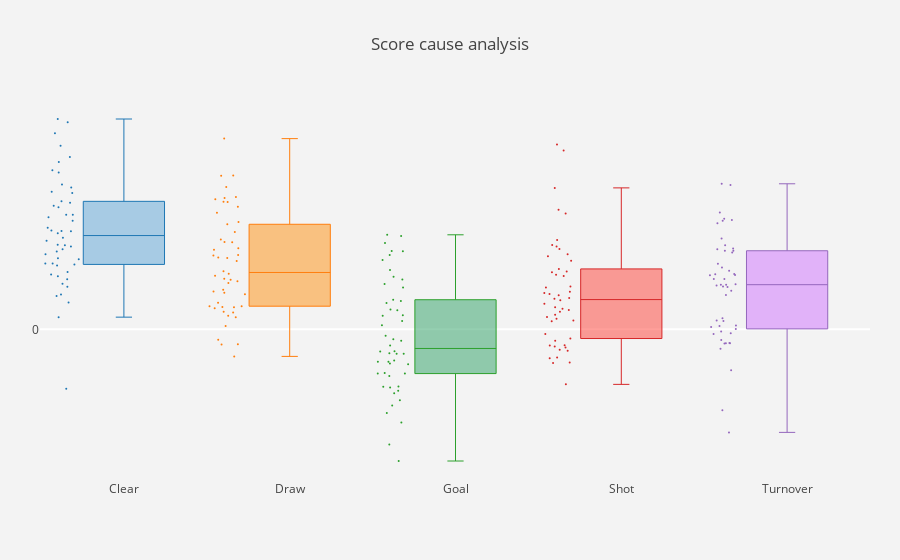

Notebook code cell kept with this figure:
### Code cell
# https://plot.ly/python/box-plots/

import plotly.plotly as py
import plotly.graph_objs as go
import numpy as np

x_data = ['Clear','Draw',
          'Goal', 'Shot','Turnover',]

y0 = np.random.randn(50)+1.94
y1 = np.random.randn(50)+1.47
y2 = np.random.randn(50)+0.02
y3 = np.random.randn(50)+0.62
y4 = np.random.randn(50)+0.91

y_data = [y0,y1,y2,y3,y4]

colors = ['rgba(93, 164, 214, 0.5)', 'rgba(255, 144, 14, 0.5)', 'rgba(44, 160, 101, 0.5)', 'rgba(255, 65, 54, 0.5)', 'rgba(207, 114, 255, 0.5)', 'rgba(127, 96, 0, 0.5)']

traces = []

for xd, yd, cls in zip(x_data, y_data, colors):
        traces.append(go.Box(
            y=yd,
            name=xd,
            boxpoints='all',
            jitter=0.5,
            whiskerwidth=0.2,
            fillcolor=cls,
            marker=dict(
                size=2,
            ),
            line=dict(width=1),
        ))

layout = go.Layout(
    title='Score cause analysis',
    yaxis=dict(
        autorange=True,
        showgrid=True,
        zeroline=True,
        dtick=5,
        gridcolor='rgb(255, 255, 255)',
        gridwidth=1,
        zerolinecolor='rgb(255, 255, 255)',
        zerolinewidth=2,
    ),
    margin=dict(
        l=40,
        r=30,
        b=80,
        t=100,
    ),
    paper_bgcolor='rgb(243, 243, 243)',
    plot_bgcolor='rgb(243, 243, 243)',
    showlegend=False
)

fig = go.Figure(data=traces, layout=layout)
iplot(fig)

### Figure 1 — Plotly figure (JSON) as saved in the notebook; plotly's stock layout.template omitted (floating-point values rounded to 4 significant figures)
{"data": [{"boxpoints": "all", "fillcolor": "rgba(93, 164, 214, 0.5)", "jitter": 0.5, "line": {"width": 1}, "marker": {"size": 2}, "name": "Clear", "type": "box", "uid": "1c40f2dc-a697-4d3a-b8a6-a0cd23a92477", "whiskerwidth": 0.2, "y": [0.6437, 1.955, 1.228, 1.369, 1.269, 2.379, 2.65, 2.092, 3.988, 1.021, 2.207, 2.731, 1.544, 1.447, 1.849, 3.224, 1.621, 1.499, -1.146, 2.789, 1.25, 1.891, 1.707, 1.266, 3.318, 0.5157, 2.466, 3.538, 2.158, 1.054, 3.021, 1.893, 3.778, 2.35, 3.065, 0.2341, 4.052, 1.764, 1.905, 0.6712, 0.9659, 2.627, 1.63, 1.595, 2.209, 1.348, 2.439, 0.8214, 1.102, 0.8783]}, {"boxpoints": "all", "fillcolor": "rgba(255, 144, 14, 0.5)", "jitter": 0.5, "line": {"width": 1}, "marker": {"size": 2}, "name": "Draw", "type": "box", "uid": "b04f06d8-4d64-4812-8f43-929abfeadf2f", "whiskerwidth": 0.2, "y": [0.2327, 0.6735, 0.9749, 1.121, -0.2896, 2.55, 0.423, 2.96, 0.8922, 0.262, 3.674, 0.5138, 0.9563, 1.434, 0.3361, 1.069, 2.361, 2.245, 1.374, 0.3256, 0.7301, 2.024, 0.06296, 0.4453, 0.4464, 2.505, 2.529, 2.961, 1.685, 2.455, 2.744, 2.457, 1.385, 1.679, 0.4305, 0.7019, 0.4038, -0.2034, 1.532, -0.5222, 1.563, 1.422, 0.7627, 1.729, 0.9236, -0.2916, 1.031, 2.069, 1.876, 1.318]}, {"boxpoints": "all", "fillcolor": "rgba(44, 160, 101, 0.5)", "jitter": 0.5, "line": {"width": 1}, "marker": {"size": 2}, "name": "Goal", "type": "box", "uid": "7035587e-130d-4914-ad9e-4f68d129604e", "whiskerwidth": 0.2, "y": [1.338, 0.5078, -0.1224, -1.795, -0.1931, 1.431, -0.624, -1.231, -0.8438, 0.3665, 0.9597, -1.467, -0.6569, 0.5465, -1.119, -0.4254, 0.382, -0.9001, -0.6001, 1.504, 0.2591, -0.6718, -0.8532, -0.4688, -1.611, 0.2726, 1.663, 0.1606, -1.368, 1.013, -2.538, -0.4251, 1.141, 0.07915, -1.104, -0.2183, 1.796, -0.626, -2.218, 0.5699, 1.821, -1.184, -0.3133, 0.8047, 1.508, -0.8522, -0.4725, 0.8709, -0.4635, -1.109]}, {"boxpoints": "all", "fillcolor": "rgba(255, 65, 54, 0.5)", "jitter": 0.5, "line": {"width": 1}, "marker": {"size": 2}, "name": "Shot", "type": "box", "uid": "a81f2663-f6dc-4717-9408-4cdd5ed1879a", "whiskerwidth": 0.2, "y": [0.6546, 0.5575, -0.4112, 0.6992, -0.6476, 0.4262, -0.1775, 1.32, 0.6809, -0.545, -0.3049, 1.407, 0.827, 2.725, 0.8053, -0.08969, 1.116, 0.4945, 1.447, -1.061, -0.2218, -0.3522, 0.3966, 0.2359, -0.3121, 1.597, 1.549, 1.098, 0.6052, 1.625, 0.2821, 0.3405, -0.3295, 0.3708, 0.7248, 0.154, 1.026, -0.6378, 1.721, -0.556, 0.2013, 3.559, 1.164, 0.5874, 1.052, 0.1719, 2.232, -0.3927, 2.304, 3.444]}, {"boxpoints": "all", "fillcolor": "rgba(207, 114, 255, 0.5)", "jitter": 0.5, "line": {"width": 1}, "marker": {"size": 2}, "name": "Turnover", "type": "box", "uid": "9449366f-30c4-4b57-8738-d2459a513bc0", "whiskerwidth": 0.2, "y": [-0.04314, 1.513, 1.045, 0.6618, 0.8688, 0.9686, 1.559, 0.9695, 0.8591, 0.06528, -0.2051, 0.2129, 1.516, 1.04, 1.261, 0.846, 2.13, 2.782, -0.3725, 0.8601, -0.2717, -0.2636, -1.558, -0.2681, 2.107, 0.1596, -1.986, 1.619, 1.545, -0.08936, -0.791, 2.089, 0.8227, -0.07535, 0.8143, 1.189, 1.065, 2.043, -0.2687, 1.127, 1.748, 0.07346, 2.804, 2.25, 0.7432, 1.061, 0.1676, 0.008016, 0.0464, 1.48]}], "layout": {"margin": {"b": 80, "l": 40, "r": 30, "t": 100}, "paper_bgcolor": "rgb(243, 243, 243)", "plot_bgcolor": "rgb(243, 243, 243)", "showlegend": false, "title": {"text": "Score cause analysis"}, "yaxis": {"autorange": true, "dtick": 5, "gridcolor": "rgb(255, 255, 255)", "gridwidth": 1, "showgrid": true, "zeroline": true, "zerolinecolor": "rgb(255, 255, 255)", "zerolinewidth": 2}}}
